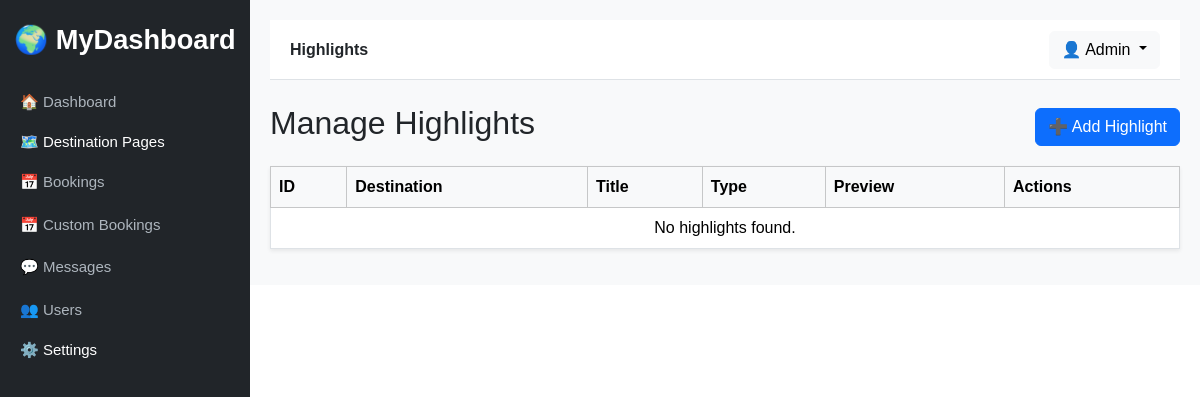
The page /admin/destinations/highlights (signed in) on the database as committed earlier.
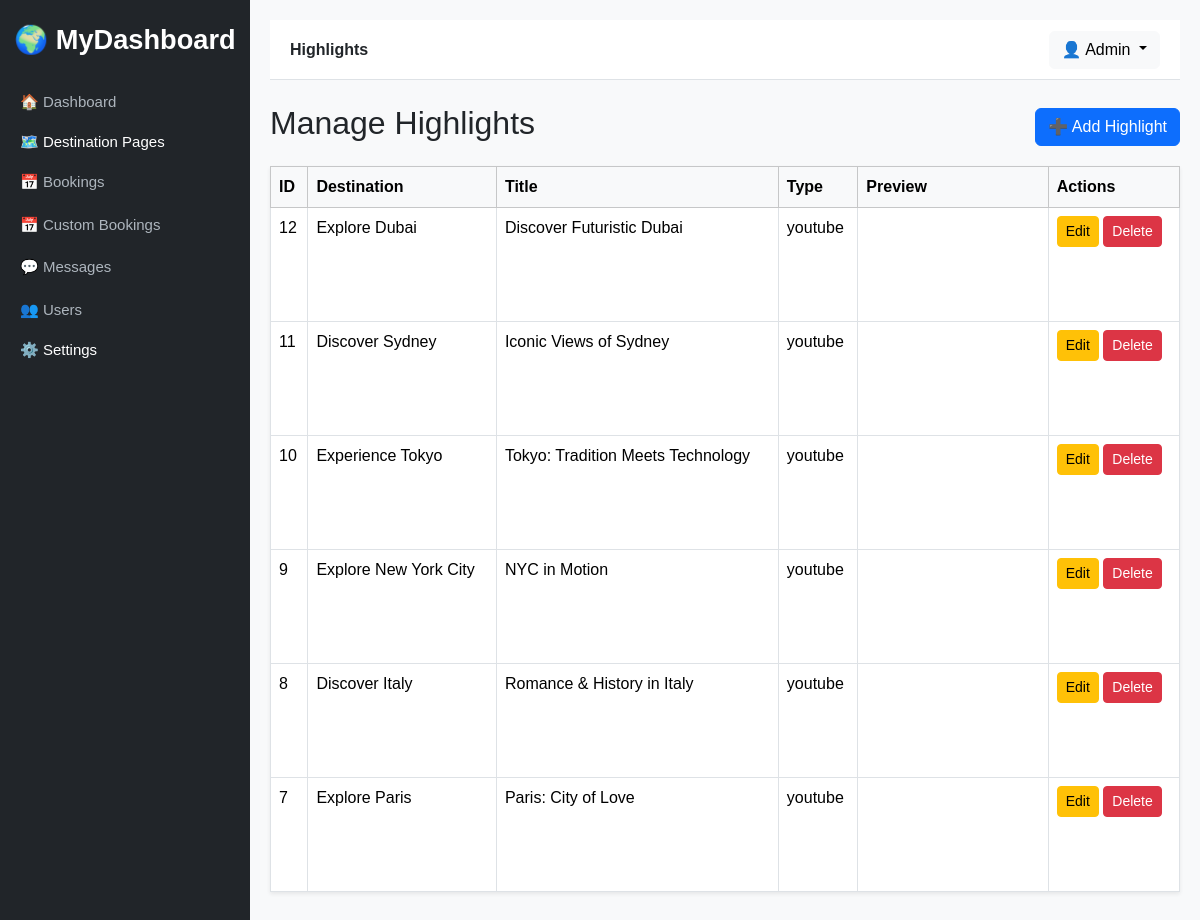
The same page on the database as committed later.
### tables this page shows
CREATE TABLE IF NOT EXISTS `destination_highlights` (
  `id` int NOT NULL AUTO_INCREMENT,
  `destination_id` int NOT NULL,
  `video_title` varchar(255) NOT NULL,
  `video_description` text,
  `video_url` varchar(255) NOT NULL,
  `video_type` enum('youtube','mp4') DEFAULT 'youtube',
  `created_at` timestamp NULL DEFAULT CURRENT_TIMESTAMP,
  PRIMARY KEY (`id`),
  KEY `destination_id` (`destination_id`)
);

CREATE TABLE IF NOT EXISTS `destinations` (
  `id` int NOT NULL AUTO_INCREMENT,
  `slug` varchar(255) NOT NULL,
  `title` varchar(255) NOT NULL,
  `description` text NOT NULL,
  `second_title` varchar(255) DEFAULT NULL,
  `second_description` text,
  `features` blob NOT NULL,
  `banner_image` varchar(255) DEFAULT NULL,
  `background_image` varchar(255) DEFAULT NULL,
  `duration` int NOT NULL,
  `price` decimal(10,2) NOT NULL,
  `created_at` timestamp NULL DEFAULT CURRENT_TIMESTAMP,
  PRIMARY KEY (`id`),
  UNIQUE KEY `slug` (`slug`),
  UNIQUE KEY `slug_2` (`slug`),
  UNIQUE KEY `slug_3` (`slug`),
  UNIQUE KEY `slug_4` (`slug`),
  UNIQUE KEY `slug_5` (`slug`),
  UNIQUE KEY `slug_6` (`slug`),
  UNIQUE KEY `slug_7` (`slug`),
  UNIQUE KEY `slug_8` (`slug`)
);

### index.php (called while the page is built, shortened)
<?php
$request = strtok($_GET['page'] ?? 'home', '?');
$path = "pages/$request.php";
$layout = 'layouts/main.php';
if (preg_match('/^admin\//', $request)) {
    $layout = 'layouts/admin.php';
} elseif (preg_match('/^user\//', $request)) {
    require_once 'includes/auth_user.php';
    $layout = 'layouts/admin.php';
} elseif (in_array($request, ['login', 'register'])) {
    require_once $path;
    exit;
}
require_once $layout;

### pages/admin/destinations/highlights.php (the view, shortened to what this page needs)
<?php
require_once 'config/db.php';
$highlights = $conn->query("SELECT destination_highlights.*, destinations.title AS destination_title
    FROM destination_highlights
    JOIN destinations ON destination_highlights.destination_id = destinations.id
    ORDER BY destination_highlights.id DESC");
?>
<div class="d-flex justify-content-between align-items-center mb-3">
    <h2>Manage Highlights</h2>
    <a href="highlightForm" class="btn btn-primary">➕ Add Highlight</a>
</div>
<table class="table table-bordered table-hover bg-white shadow-sm">
    <thead class="table-light">
        <tr>
            <th>ID</th>
            <th>Destination</th>
            <th>Title</th>
            <th>Type</th>
            <th>Preview</th>
            <th>Actions</th>
        </tr>
    </thead>
    <tbody>
        <?php if ($highlights->num_rows > 0): ?>
            <?php while ($row = $highlights->fetch_assoc()): ?>
                <tr>
                    <td><?= $row['id'] ?></td>
                    <td><?= htmlspecialchars($row['destination_title']) ?></td>
                    <td><?= htmlspecialchars($row['video_title']) ?></td>
                    <td><?= $row['video_type'] ?></td>
                    <td>
                        <?php if ($row['video_type'] === 'youtube'): ?>
                            <iframe width="160" height="90" src="<?= $row['video_url'] ?>" frameborder="0" allowfullscreen></iframe>
                        <?php else: ?>
                            <video width="160" height="90" controls>
                                <source src="<?= $row['video_url'] ?>" type="video/mp4">
                            </video>
                        <?php endif; ?>
                    </td>
                    <td>
                        <a href="<?= $base . "/admin/destinations/highlightForm?id=" . $row['id'] ?>" class="btn btn-sm btn-warning">Edit</a>
                        <button type="button" class="btn btn-sm btn-danger" data-bs-toggle="modal" data-bs-target="#deleteModal<?= $row['id'] ?>">
                            Delete
                        </button>
                    </td>
                </tr>
            <?php endwhile; ?>
        <?php else: ?>
            <tr>
                <td colspan="6" class="text-center">No highlights found.</td>
            </tr>
        <?php endif; ?>
    </tbody>
</table>

Rows that differ between the two databases and show on the page:
added destination_highlights: id "12", destination.title "Explore Dubai", video_title "Discover Futuristic Dubai", video_type "youtube"
added destination_highlights: id "11", destination.title "Discover Sydney", video_title "Iconic Views of Sydney", video_type "youtube"
added destination_highlights: id "10", destination.title "Experience Tokyo", video_title "Tokyo: Tradition Meets Technology", video_type "youtube"
added destination_highlights: id "9", destination.title "Explore New York City", video_title "NYC in Motion", video_type "youtube"
added destination_highlights: id "8", destination.title "Discover Italy", video_title "Romance & History in Italy", video_type "youtube"
added destination_highlights: id "7", destination.title "Explore Paris", video_title "Paris: City of Love", video_type "youtube"
Other text that changed with them:
text no longer shown: "No highlights found."
